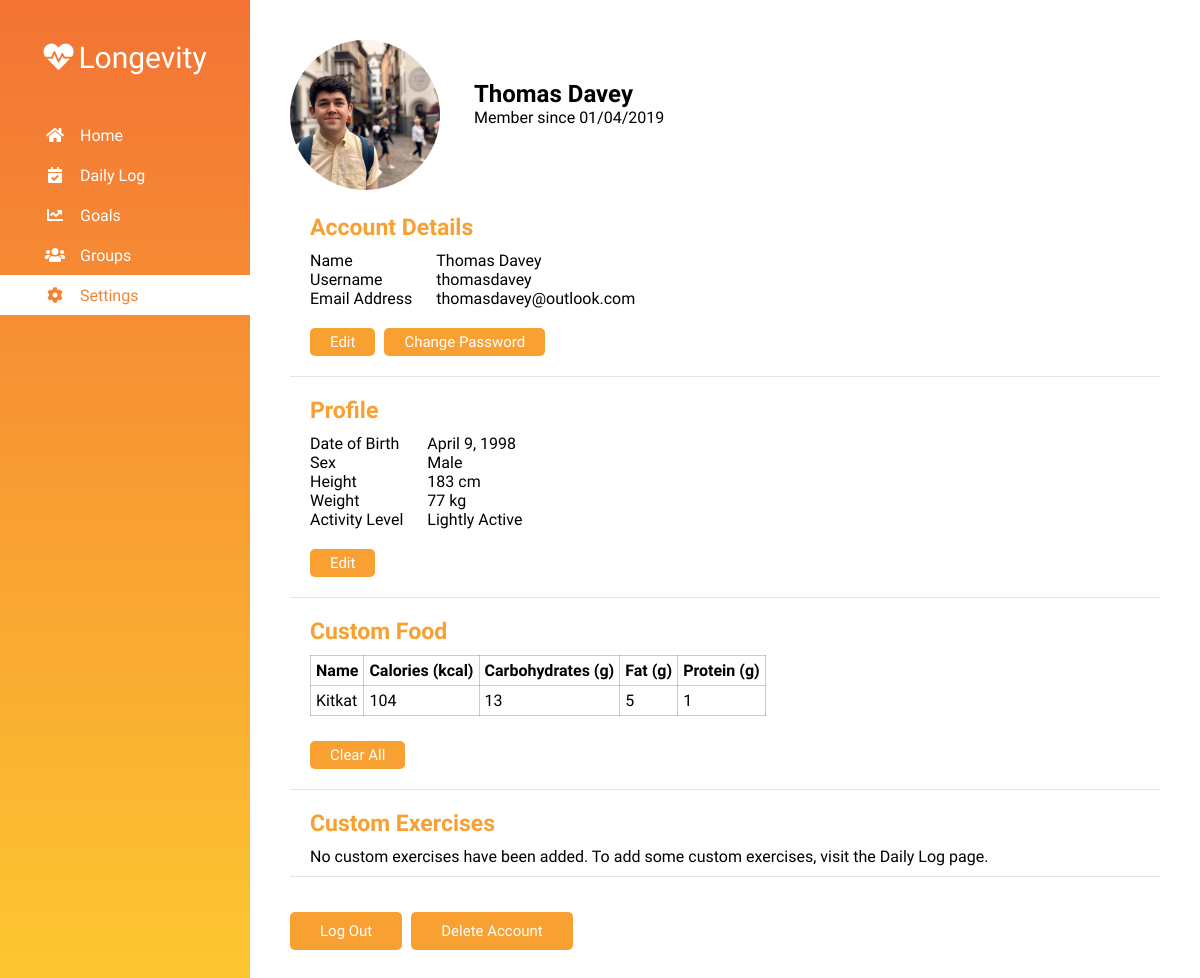
Screenshot of /tracker/settings/ (signed in) with the database file from the repository.
### users/models.py (models this page shows, shortened)
class Profile(models.Model):
    SEX_CHOICES = [('M', 'Male'), ('F', 'Female')]
    ACTIVITY_LEVEL_CHOICES = [('1.2', 'Sedentary'), ('1.375', 'Lightly Active'),
                              ('1.55', 'Moderately Active'), ('1.725', 'Highly Active')]
    user = models.OneToOneField(User, on_delete=models.CASCADE)
    birth_date = models.DateField(null=True)
    sex = models.CharField(max_length=1, choices=SEX_CHOICES, null=True)
    height = models.IntegerField(null=True)
    weight = models.IntegerField(null=True)
    activity_level = models.CharField(max_length=5, choices=ACTIVITY_LEVEL_CHOICES, null=True)
    image = models.ImageField(default='default.png', upload_to='profile-pics')

### tracker/models.py (models this page shows, shortened)
class Food(models.Model):
    CATEGORIES = (
        ('Meat', 'Meat'),
        ('Fruit', 'Fruit'),
        ('Vegetable', 'Vegetable'),
        ('Dairy', 'Dairy'),
        ('Grain', 'Grain'),
        ('Sweet', 'Sweet'),
        ('Drink', 'Drink')
    )
    user = models.ForeignKey(User, on_delete=models.CASCADE, null=True)
    name = models.CharField(max_length=50, null=True)
    calories = models.IntegerField(null=True)
    carbs = models.IntegerField(null=True)
    fat = models.IntegerField(null=True)
    protein = models.IntegerField(null=True)
    category = models.CharField(max_length=20, choices=CATEGORIES, null=True)

### tracker/views.py (the view, shortened to what this page needs)
# urls.py: path('settings/', views.settings, name='tracker-settings'),
@login_required()
def settings(request):
    joined_date = request.user.date_joined
    format_date = joined_date.strftime('%d/%m/%Y')
    update_account_form = AccountUpdateForm(instance=request.user)
    update_password_form = PasswordChangeForm(user=request.user)
    update_profile_form = ProfileUpdateForm(instance=request.user.profile)
    modal = 'none'
    my_exercises = Exercise.objects.filter(user=request.user)
    my_foods = Food.objects.filter(user=request.user)
    context = {
        'selected': 'Settings',
        'format_date': format_date,
        'update_account_form': update_account_form,
        'update_password_form': update_password_form,
        'update_profile_form': update_profile_form,
        'modal': modal,
        'exercises': my_exercises,
        'foods': my_foods,
    }
    return render(request, 'settings.html', context)

### users/templatetags/filters.py (called while the page is built)
@register.filter(name='add')
def add_class(value, arg):
    return value.as_widget(attrs={'class': arg})

### tracker/templates/settings.html (shortened to what this page needs)
{% extends 'template.html' %}
{% block content %}
    <div id="settings-container">
        <div id="settings-top-bar">
            <div class="profile-picture" style="background-image: url('{{ user.profile.image.url }}'); width: 150px; height: 150px;"></div>
            <div id="settings-top-information">
                <h2>{{ user.first_name }} {{ user.last_name }}</h2>
                <p>Member since {{ format_date }}</p>
            </div>
        </div>
        <div class="settings-row">
            <h3>Account Details</h3>
            <div class="settings-row-section settings-first">
                <p>Name</p>
                <p>Username</p>
                <p>Email Address</p>
            </div>
            <div class="settings-row-section settings-second">
                <p>{{ user.first_name }} {{ user.last_name }}</p>
                <p>{{ user.username }}</p>
                <p>{{ user.email }}</p>
            </div>
            <div class="settings-button-container">
                <div class="settings-button settings-button-2"><a>Edit</a></div>
                <div class="settings-button settings-button-2"><a>Change Password</a></div>
            </div>
        </div>
        <div class="settings-row">
            <h3>Profile</h3>
            <div class="settings-row-section settings-first">
                <p>Date of Birth</p>
                <p>Sex</p>
                <p>Height</p>
                <p>Weight</p>
                <p>Activity Level</p>
            </div>
            <div class="settings-row-section settings-second">
                <p>{{ user.profile.birth_date }}</p>
                {% if user.profile.sex == 'M' %}
                    <p>Male</p>
                {% else %}
                    <p>Female</p>
                {% endif %}
                <p>{{ user.profile.height }} cm</p>
                <p>{{ user.profile.weight }} kg</p>
                {% if user.profile.activity_level == '1.2' %}
                    <p>Sedentary</p>
                {% elif user.profile.activity_level == '1.375' %}
                    <p>Lightly Active</p>
                {% elif user.profile.activity_level == '1.55' %}
                    <p>Moderately Active</p>
                {% else %}
                    <p>Highly Active</p>
                {% endif %}
            </div>
            <div class="settings-button-container">
                <div class="settings-button settings-button-2"><a>Edit</a></div>
            </div>
        </div>
        <div class="settings-row">
            <h3>Custom Food</h3>
            {% if foods %}
                <table>
                    <tr>
                        <th>Name</th>
                        <th>Calories (kcal)</th>
                        <th>Carbohydrates (g)</th>
                        <th>Fat (g)</th>
                        <th>Protein (g)</th>
                    </tr>
                    {% for food in foods %}
                    <tr>
                        <td>{{ food.name }}</td>
                        <td>{{ food.calories }}</td>
                        <td>{{ food.carbs }}</td>
                        <td>{{ food.fat }}</td>
                        <td>{{ food.protein }}</td>
                    </tr>
                    {% endfor %}
                </table>
                <div class="settings-button-container">
                    <form method="POST">
                        <div class="settings-button settings-button-2">
                            <button type="submit" name="clear_food">Clear All</button>
                        </div>
                    </form>
                </div>
            {% else %}
                <p>No custom foods have been added. To add some custom foods, visit the Daily Log page.</p>
            {% endif %}
        </div>
        <div class="settings-row">
            <h3>Custom Exercises</h3>
            {% if exercises %}
                <table>
                    <tr>
                        <th>Name</th>
                        <th>Type</th>
                    </tr>
                    {% for exercise in exercises %}
                    <tr>
                        <td>{{ exercise.name }}</td>
                        <td>
                        {% if exercise.type == 'C' %}
                            Cardio
                        {% else %}
                            Strength
                        {% endif %}
                        </td>
                    </tr>
                    {% endfor %}
                </table>
                <div class="settings-button-container">
                    <form method="POST">
                        {%  csrf_token %}
                        <div class="settings-button settings-button-2">
                            <button type="submit" name="clear_exercise">Clear All</button>
                        </div>
                    </form>
                </div>
            {% else %}
                <p>No custom exercises have been added. To add some custom exercises, visit the Daily Log page.</p>
            {% endif %}
        </div>
        <div class="settings-button"><a href="{% url 'users-logout' %}">Log Out</a></div>
        <form method="POST">
            <div class="settings-button">
                <button type="submit" name="delete_account">Delete Account</button>
            </div>
        </form>
    </div>
            {% load filters %}
            {% load filters %}
            {% load filters %}
{% endblock content %}

### static/css/tracker.css (style rules this page uses)
* { margin: 0; padding: 0; font-family: 'Heebo', sans-serif; box-sizing: border-box; }
#settings-container { padding: 40px; }
#settings-top-bar { margin-bottom: 20px; }
#settings-top-information { display: inline-block; height: 150px; vertical-align: top; padding: 40px 0 0 30px; }
.profile-picture { display: inline-block; border-radius: 50%; background-repeat: no-repeat; background-position: center center; background-size: cover; }
.settings-row { width: 100%; padding: 0 0 10px 20px; margin-bottom: 20px; border-bottom: solid 1px rgba(0,0,0,0.1); overflow-x: scroll; }
.settings-row h3 { color: #F8A032; font-size: 23px; margin-bottom: 10px; }
.settings-row table { min-width: 200px; max-width: 100%; overflow-x: hidden; white-space: nowrap; border-collapse: collapse; margin-bottom: 10px; }
.settings-row td, .settings-row th { text-align: left; padding: 5px; border: 1px solid rgba(0,0,0,0.2); }
.settings-row-section { display: inline-block; }
.settings-first { font-weight: 300; margin-right: 20px; }
.settings-second { font-weight: 400; }
#settings-container form { display: inline-block; }
.settings-button-container { margin: 5px 0 10px 0; }
.settings-button { display: inline-block; }
.settings-button a, .settings-button button { display: inline-block; margin: 15px 5px 0 0; padding: 10px 30px; border: none; border-radius: 5px; color: white; background-color: #F8A032; font-size: 15px; text-decoration: none; cursor: pointer; }
.settings-button-2 a, .settings-button-2 button { padding: 5px 20px; }

### rows the page displays
Food: name "Kitkat", calories "104", carbs "13", fat "5", protein "1"

### other values shown
{{ user.first_name }} "Thomas"
{{ user.last_name }} "Davey"
{{ user.username }} "thomasdavey"
{{ user.email }} "thomasdavey@outlook.com"
{{ user.profile.birth_date }} "April 9, 1998"
{{ user.profile.height }} "183"
{{ user.profile.weight }} "77"
